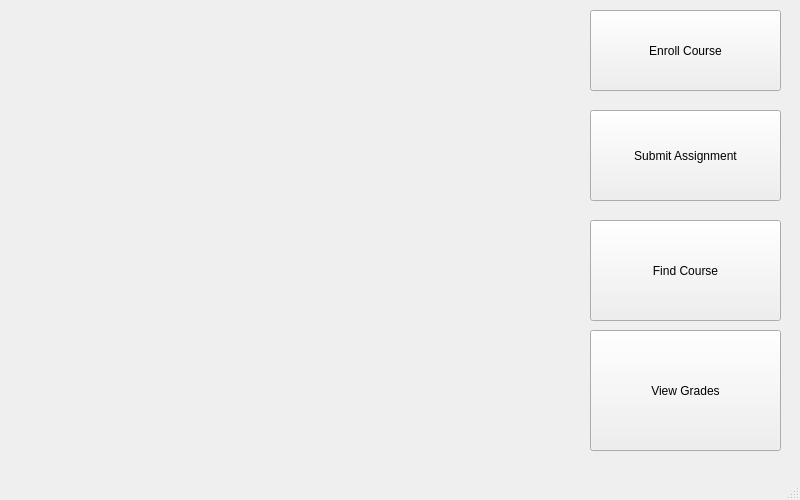
<?xml version="1.0" encoding="UTF-8"?>
<ui version="4.0">
 <class>MainWindow</class>
 <widget class="QMainWindow" name="MainWindow">
  <property name="geometry">
   <rect>
    <x>0</x>
    <y>0</y>
    <width>800</width>
    <height>500</height>
   </rect>
  </property>
  <property name="maximumSize">
   <size>
    <width>800</width>
    <height>500</height>
   </size>
  </property>
  <property name="windowTitle">
   <string>Courses Managment System</string>
  </property>
  <property name="styleSheet">
   <string notr="true">background-image:url(D:/NU/ED/Semester 2/Intro to Programming/Project/CoursesManagmentSystem/school-software.png)</string>
  </property>
  <widget class="QWidget" name="centralwidget">
   <widget class="QPushButton" name="pushButton">
    <property name="geometry">
     <rect>
      <x>590</x>
      <y>10</y>
      <width>191</width>
      <height>81</height>
     </rect>
    </property>
    <property name="text">
     <string>Enroll Course</string>
    </property>
   </widget>
   <widget class="QPushButton" name="pushButton_2">
    <property name="geometry">
     <rect>
      <x>590</x>
      <y>110</y>
      <width>191</width>
      <height>91</height>
     </rect>
    </property>
    <property name="text">
     <string>Submit Assignment</string>
    </property>
   </widget>
   <widget class="QPushButton" name="pushButton_3">
    <property name="geometry">
     <rect>
      <x>590</x>
      <y>220</y>
      <width>191</width>
      <height>101</height>
     </rect>
    </property>
    <property name="text">
     <string>Find Course</string>
    </property>
   </widget>
   <widget class="QPushButton" name="pushButton_4">
    <property name="geometry">
     <rect>
      <x>590</x>
      <y>330</y>
      <width>191</width>
      <height>121</height>
     </rect>
    </property>
    <property name="text">
     <string>View Grades</string>
    </property>
   </widget>
  </widget>
  <widget class="QMenuBar" name="menubar">
   <property name="geometry">
    <rect>
     <x>0</x>
     <y>0</y>
     <width>800</width>
     <height>17</height>
    </rect>
   </property>
  </widget>
  <widget class="QStatusBar" name="statusbar"/>
 </widget>
 <resources/>
 <connections/>
</ui>
